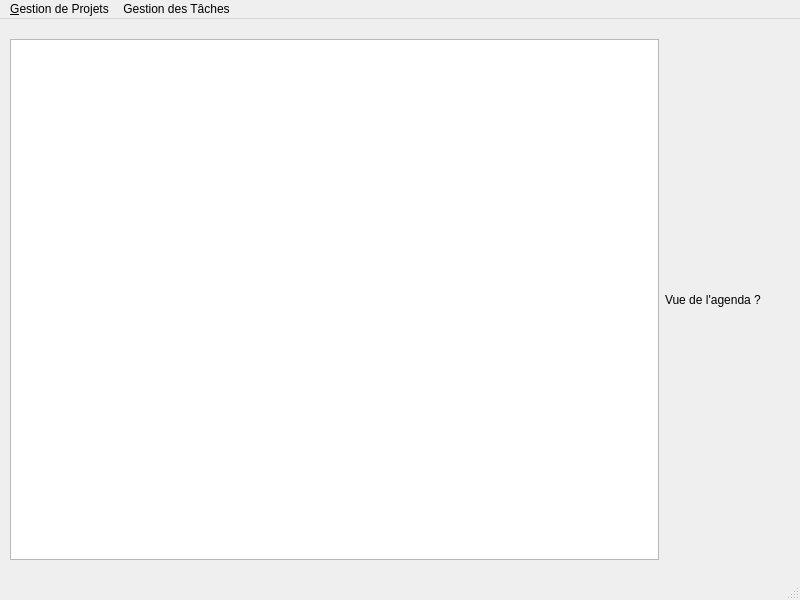
<?xml version="1.0" encoding="UTF-8"?>
<ui version="4.0">
 <class>MainWindow</class>
 <widget class="QMainWindow" name="MainWindow">
  <property name="geometry">
   <rect>
    <x>0</x>
    <y>0</y>
    <width>800</width>
    <height>600</height>
   </rect>
  </property>
  <property name="windowTitle">
   <string>Project Manager</string>
  </property>
  <widget class="QWidget" name="centralwidget">
   <widget class="QWidget" name="layoutWidget">
    <property name="geometry">
     <rect>
      <x>10</x>
      <y>20</y>
      <width>751</width>
      <height>521</height>
     </rect>
    </property>
    <layout class="QHBoxLayout" name="horizontalLayout">
     <item>
      <widget class="QTreeView" name="treeView"/>
     </item>
     <item>
      <widget class="QLabel" name="label">
       <property name="text">
        <string>Vue de l'agenda ?</string>
       </property>
      </widget>
     </item>
    </layout>
   </widget>
  </widget>
  <widget class="QMenuBar" name="menubar">
   <property name="geometry">
    <rect>
     <x>0</x>
     <y>0</y>
     <width>800</width>
     <height>27</height>
    </rect>
   </property>
   <widget class="QMenu" name="menuProject_Manager">
    <property name="title">
     <string>&amp;Gestion de Projets</string>
    </property>
    <addaction name="separator"/>
    <addaction name="actionAjouter_un_Projet"/>
    <addaction name="actionSupprimer_un_Projet"/>
    <addaction name="separator"/>
    <addaction name="actionAjouter_une_T_che_Unitaire"/>
    <addaction name="actionAjouter_une_T_che_Composite"/>
    <addaction name="actionSupprimer_une_T_che"/>
   </widget>
   <widget class="QMenu" name="menuGestion_des_T_ches">
    <property name="title">
     <string>Gestion des Tâches</string>
    </property>
    <addaction name="actionModifier_une_T_che"/>
    <addaction name="separator"/>
    <addaction name="actionAjouter_une_contrainte_de_pr_c_dence"/>
    <addaction name="actionSupprimer_une_Contrainte_de_Pr_c_dence"/>
    <addaction name="separator"/>
    <addaction name="actionAjouter_une_Composition"/>
    <addaction name="actionSupprimer_une_Composition"/>
   </widget>
   <addaction name="menuProject_Manager"/>
   <addaction name="menuGestion_des_T_ches"/>
  </widget>
  <widget class="QStatusBar" name="statusbar"/>
  <action name="actionAjouter_un_Projet">
   <property name="enabled">
    <bool>true</bool>
   </property>
   <property name="text">
    <string>&amp;Ajouter un Projet</string>
   </property>
  </action>
  <action name="actionSupprimer_un_Projet">
   <property name="text">
    <string>&amp;Supprimer un Projet</string>
   </property>
  </action>
  <action name="actionAjouter_une_T_che_Unitaire">
   <property name="text">
    <string>&amp;Ajouter une Tâche Unitaire</string>
   </property>
  </action>
  <action name="actionAjouter_une_T_che_Composite">
   <property name="text">
    <string>&amp;Ajouter une Tâche Composite</string>
   </property>
  </action>
  <action name="actionSupprimer_une_T_che">
   <property name="text">
    <string>&amp;Supprimer une Tâche</string>
   </property>
  </action>
  <action name="actionModifier_une_T_che">
   <property name="text">
    <string>&amp;Modifier une Tâche</string>
   </property>
  </action>
  <action name="actionAjouter_une_contrainte_de_pr_c_dence">
   <property name="text">
    <string>&amp;Ajouter une Contrainte de Précédence</string>
   </property>
  </action>
  <action name="actionSupprimer_une_Contrainte_de_Pr_c_dence">
   <property name="text">
    <string>&amp;Supprimer une Contrainte de Précédence</string>
   </property>
  </action>
  <action name="actionAjouter_une_Composition">
   <property name="text">
    <string>&amp;Ajouter une Composition</string>
   </property>
  </action>
  <action name="actionSupprimer_une_Composition">
   <property name="text">
    <string>&amp;Supprimer une Composition</string>
   </property>
  </action>
 </widget>
 <resources/>
 <connections/>
</ui>
